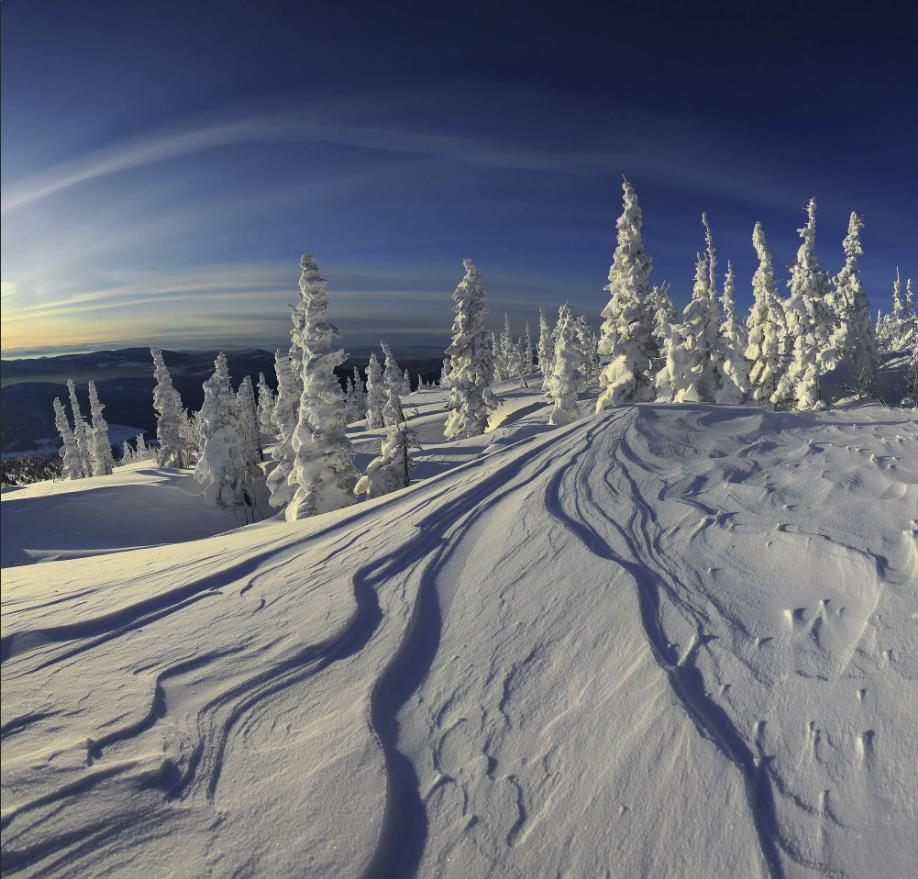
#> input picture Classification by mahalanobis distance/inputs/img_9.jpg, 918 x 879 px, found by its file name
$ jupyter execute --allow-errors example.ipynb
#> lines starting #> are read from the running program, lines starting #| are printed output that depends on the picture
[cell 1]
import pylab
import numpy as np
import struct
from PIL import Image

[cell 2]
def visualise(matr,h_skip = 1,x_skip = 1,shape = [1,1]):
    pylab.figure(figsize = (shape[0],shape[1]))
    pylab.xlabel("x")
    pylab.ylabel("t")
    for i in range(matr.shape[0]):
        if(i % h_skip != 0):
            continue

        for j in range(matr.shape[1]):
            if(j % x_skip != 0):
                continue

            pylab.plot(j,matr.shape[0] - i,'s',color = (matr[i][j][0]/256,matr[i][j][1]/256,matr[i][j][2]/256))
    pylab.show()

[cell 3]
def visualise_alpha(matr,h_skip = 1,x_skip = 1,shape = [1,1]):
    pylab.figure(figsize = (shape[0],shape[1]))
    pylab.xlabel("x")
    pylab.ylabel("t")

    max_class = np.max(matr[:,:,3])

    for i in range(matr.shape[0]):
        if(i % h_skip != 0):
            continue

        for j in range(matr.shape[1]):
            if(j % x_skip != 0):
                continue


            pylab.plot(j,matr.shape[0] - i,'s',color = (matr[i][j][3]/max_class,
                                                        (matr[i][j][3]%2 == 0) + 0,
                                                        1 - matr[i][j][3]/max_class))
    pylab.show()

[cell 4]
def load_from_data(filename):

    in_file = open(filename, "rb") # opening for [r]eading as [b]inary
    data = in_file.read()
    in_file.close()

    w, h = struct.unpack("ii", data[:8])

    img_bytes = []
    for i in range(w):
        cur_line = []
        for j in range(0,h,1):
            cur_line.append(struct.unpack("BBBB", data[4*(i*h + j):(4+4*(i*h + j))]))
        img_bytes.append(cur_line)

    return np.array(img_bytes)

#> (a cell that did not finish here is left out)


[cell 6]
def load_from_pil(img,ns = 1000):
    imarr = []
    img = img.resize((ns,ns))
    data = img.getdata()

    img_bytes = []
    for i in range(ns):
        cur_line = []
        for j in range(ns):
            cur_line.append(data[i*ns + j])
        img_bytes.append(cur_line)

    return np.array(img_bytes)

#> (a cell that did not finish here is left out)

#> (a cell that did not finish here is left out)

[cell 9]
def make_file_pair(img_pix,test_name,class_coords):

    out_file = open(test_name + ".data", "wb")

    w,h = img_pix.shape[:2]
    out_file.write(struct.pack("ii", w,h))
    for i in range(w):
        for j in range(h):
            out_file.write(struct.pack("BBBB", img_bytes[i][j][0],img_bytes[i][j][1],img_bytes[i][j][2],0))

    out_file.close()

    out_file = open(test_name + ".input", "w")
    out_file.write(test_name + ".data\n")
    out_file.write("res.data\n")
    out_file.write(str(len(class_coords)) + "\n")
    for line in class_coords:
        out_file.write(str(len(line)) + " ")
        for coords in line:
            out_file.write(str(coords[0]) + " " + str(coords[1]) + " ")
        out_file.write("\n")
    out_file.close()

#> (a cell that did not finish here is left out)

#> (a cell that did not finish here is left out)


#> (a cell that did not finish here is left out)

[cell 13]
def build_net(side =1000, step = 50):
    net = []
    for i in range(side):
        nl = []
        for j in range(side):
            if(i%step == 0 and j%step == 0):
                nl.append([i,j])
        if(i%step == 0):
            net.append(nl)

    return net

[cell 14]
im = Image.open("img_9.jpg")
#> im is the input picture: PIL image 918x879 RGB; mean R, G, B 102.9, 107.1, 119
img_bytes = load_from_pil(im)
#> in load_from_pil, `img = img.resize((ns,ns))`:
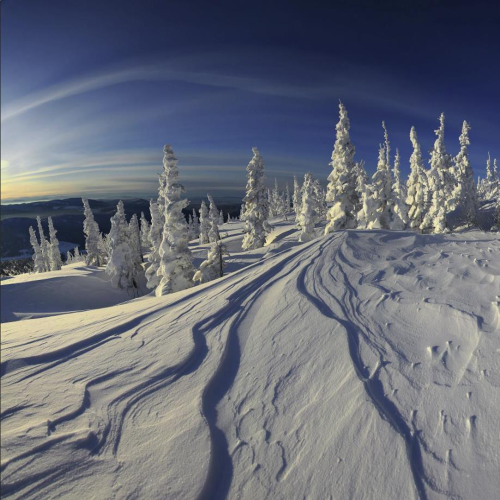
#> img: PIL image 1000x1000 RGB (shown at 1/2 size); mean R, G, B 102.9, 107.1, 119
#> after the loop in load_from_pil, `for i in range(ns):`: img_bytes = 1000 items

[cell 15]
visualise(img_bytes,10,10,shape = [img_bytes.shape[0]/100,img_bytes.shape[0]/100])
#> in visualise, `pylab.show()`:
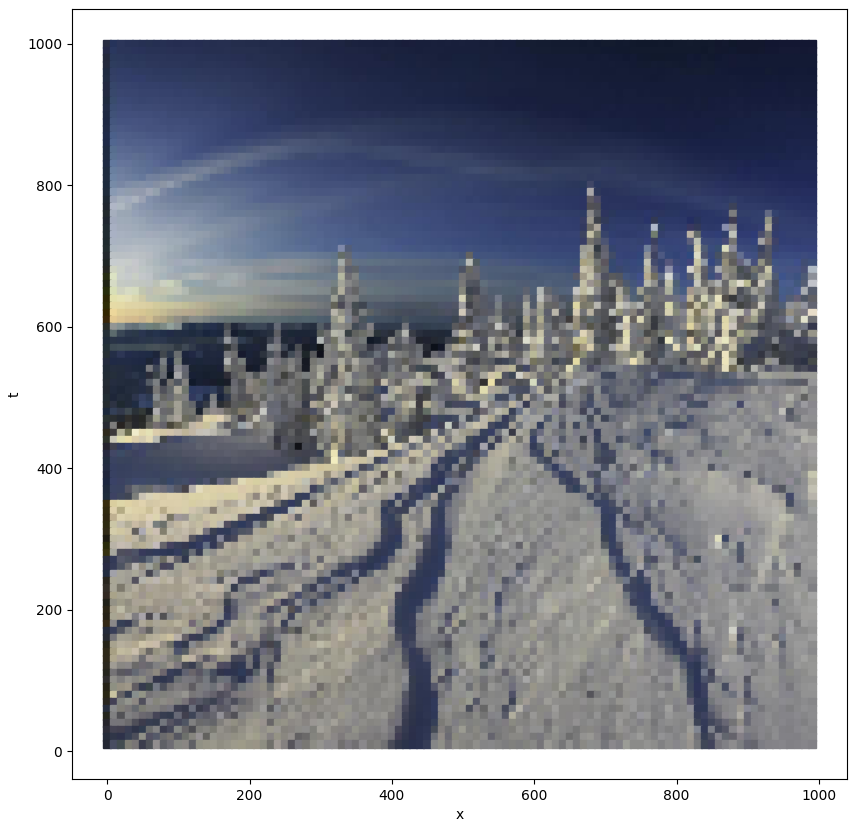
#> figure drawn by matplotlib, 1 panel

[cell 16]
make_file_pair(img_bytes,"test_9",build_net())
#> the loop in make_file_pair, `for line in class_coords:` made 20 passes

#> (a cell that did not finish here is left out)


[cell 18]
visualise(img_bytes,10,10,shape = [img_bytes.shape[0]/100,img_bytes.shape[0]/100])

#> (a cell that did not finish here is left out)

$ run again, with Classification by mahalanobis distance/inputs/img_2.jpg copied over Classification by mahalanobis distance/inputs/img_9.jpg
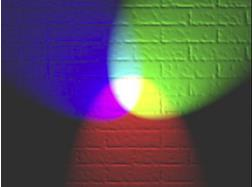
#> input picture Classification by mahalanobis distance/inputs/img_2.jpg, 252 x 187 px, found by its file name
#> im is the input picture: PIL image 252x187 RGB; mean R, G, B 85.3, 80.9, 84.6
#> in load_from_pil, `img = img.resize((ns,ns))`:
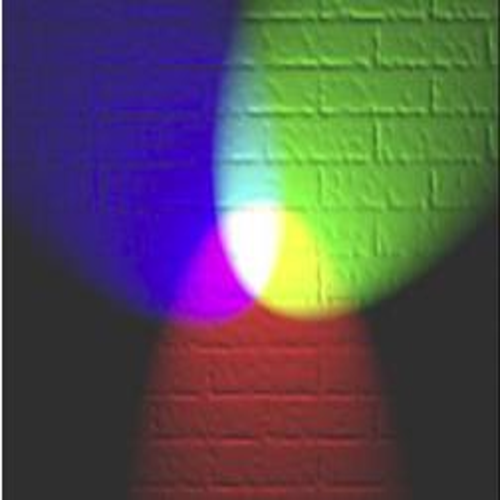
#> img: PIL image 1000x1000 RGB (shown at 1/2 size); mean R, G, B 85.3, 80.9, 84.6
#> after the loop in load_from_pil, `for i in range(ns):`: img_bytes = 1000 items
#> in visualise, `pylab.show()`:
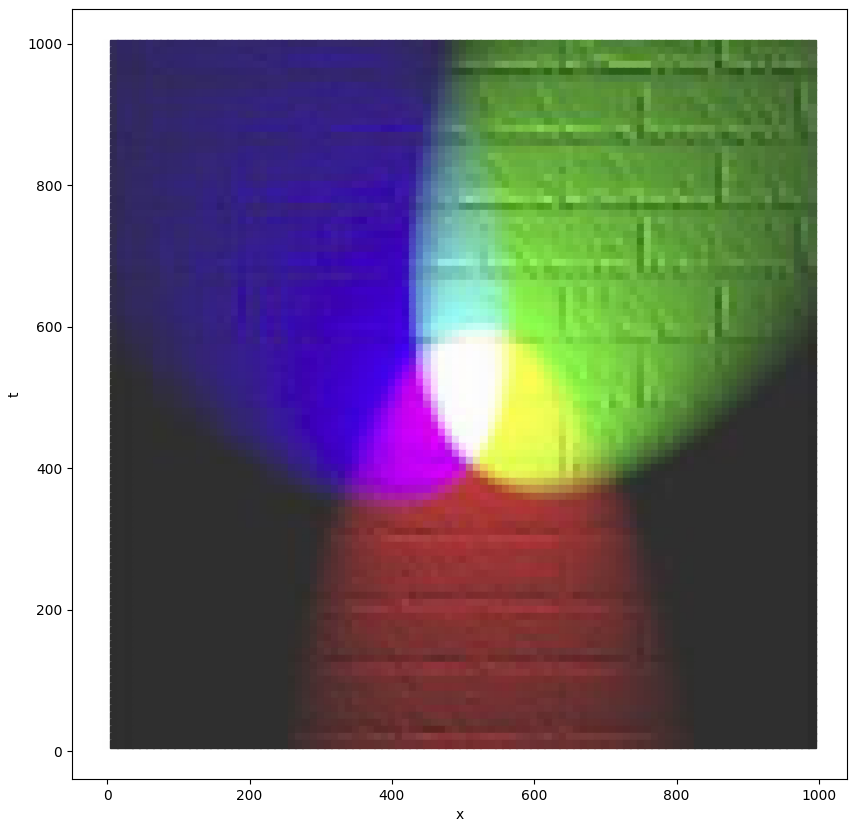
#> figure drawn by matplotlib, 1 panel
#> the loop in make_file_pair, `for line in class_coords:` made 20 passes

$ run again, with Classification by mahalanobis distance/inputs/img_3.jpg copied over Classification by mahalanobis distance/inputs/img_9.jpg
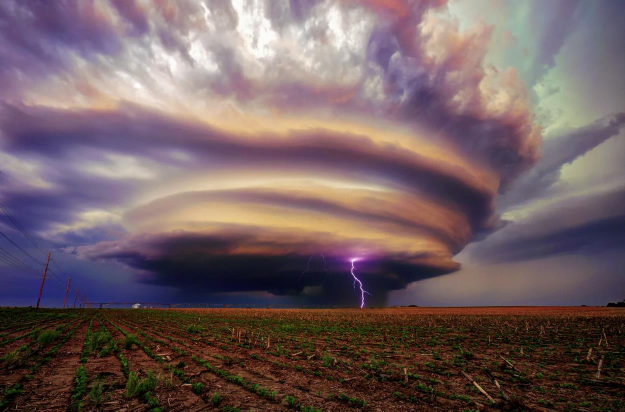
#> input picture Classification by mahalanobis distance/inputs/img_3.jpg, 1250 x 823 px, found by its file name (shown at 1/2 size)
#> im is the input picture: PIL image 1250x823 RGB; mean R, G, B 114.4, 95.5, 98.2
#> in load_from_pil, `img = img.resize((ns,ns))`:
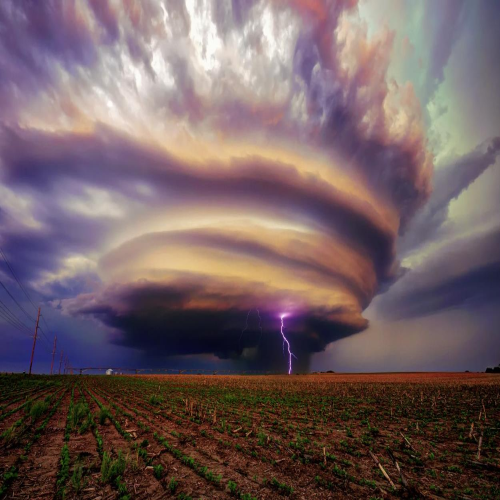
#> img: PIL image 1000x1000 RGB (shown at 1/2 size); mean R, G, B 114.4, 95.5, 98.2
#> after the loop in load_from_pil, `for i in range(ns):`: img_bytes = 1000 items
#> in visualise, `pylab.show()`:
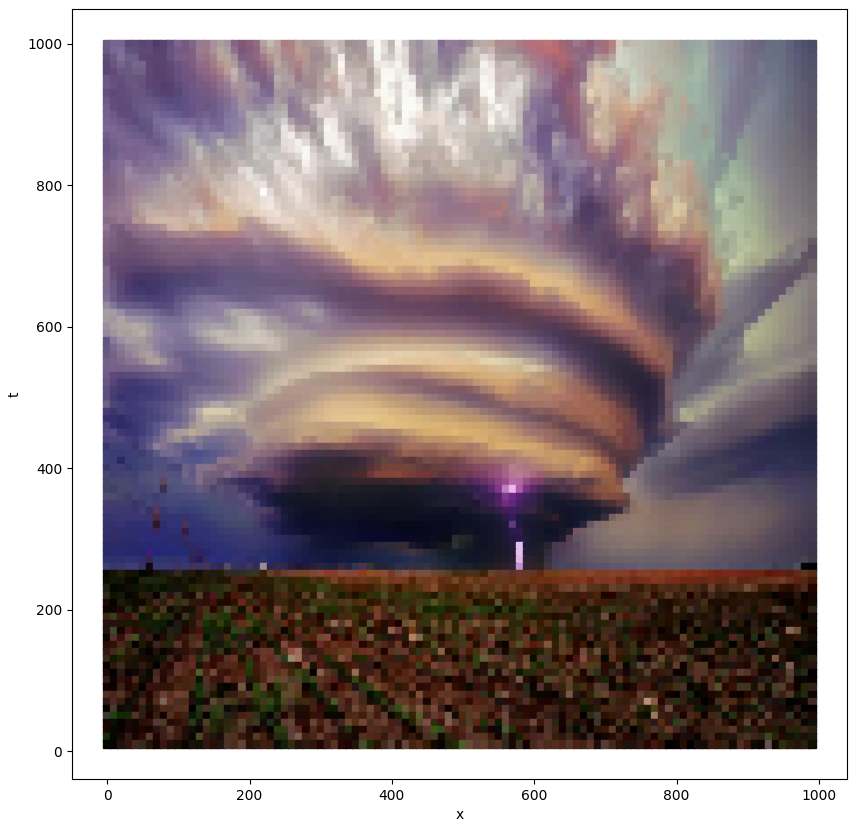
#> figure drawn by matplotlib, 1 panel
#> the loop in make_file_pair, `for line in class_coords:` made 20 passes

$ run again, with Classification by mahalanobis distance/inputs/img_4.jpg copied over Classification by mahalanobis distance/inputs/img_9.jpg
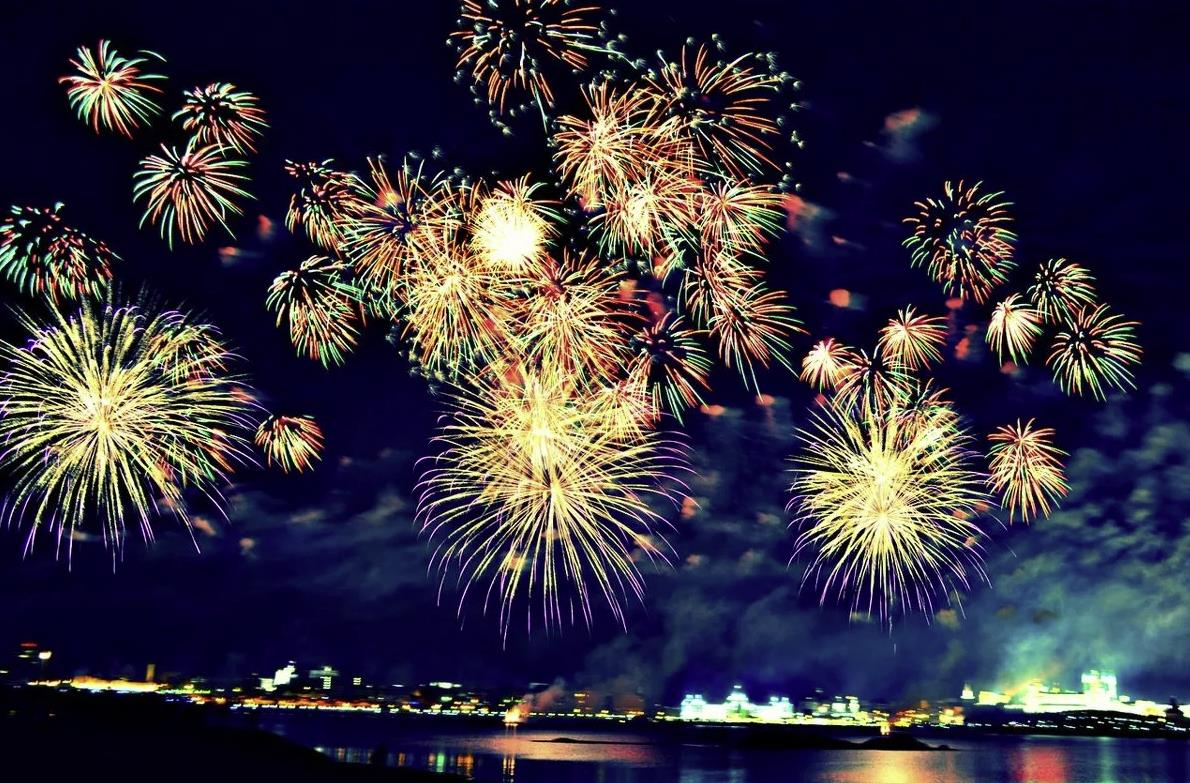
#> input picture Classification by mahalanobis distance/inputs/img_4.jpg, 1190 x 783 px, found by its file name
#> im is the input picture: PIL image 1190x783 RGB; mean R, G, B 55.5, 50.9, 64.6
#> in load_from_pil, `img = img.resize((ns,ns))`:
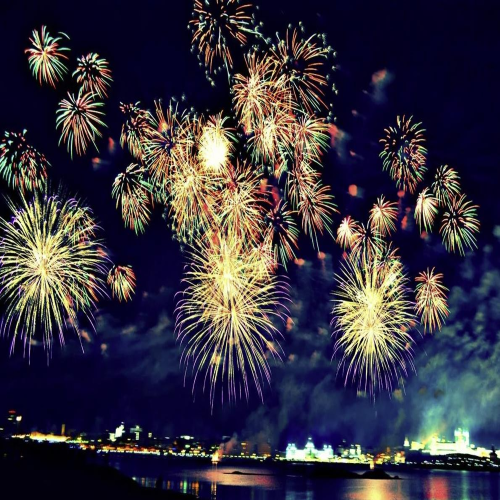
#> img: PIL image 1000x1000 RGB (shown at 1/2 size); mean R, G, B 55.5, 50.9, 64.6
#> after the loop in load_from_pil, `for i in range(ns):`: img_bytes = 1000 items
#> in visualise, `pylab.show()`:
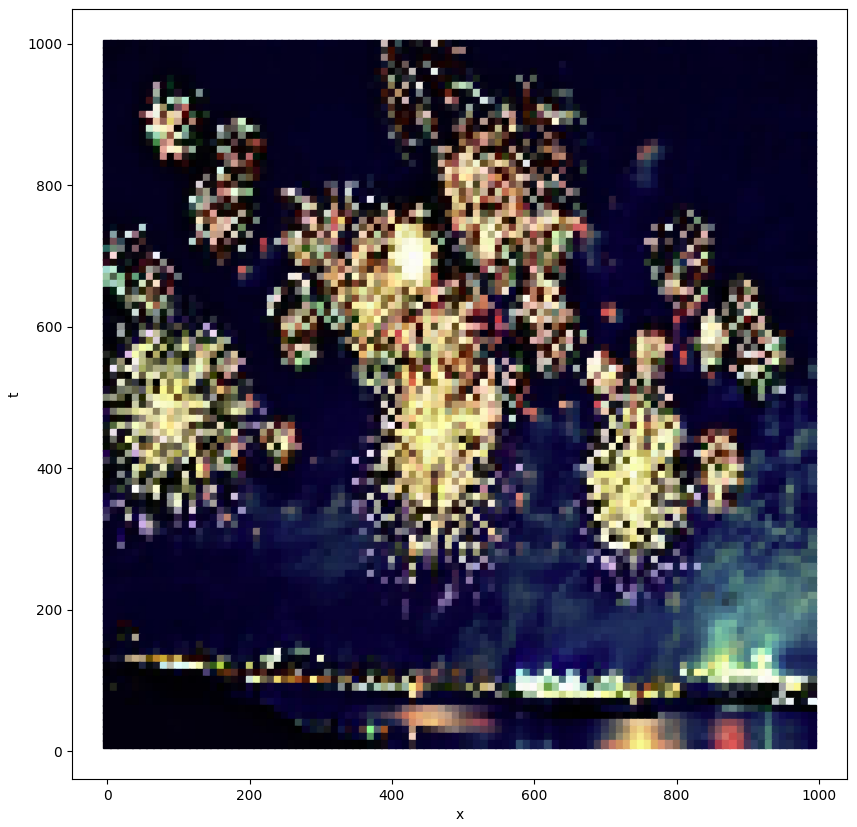
#> figure drawn by matplotlib, 1 panel
#> the loop in make_file_pair, `for line in class_coords:` made 20 passes
